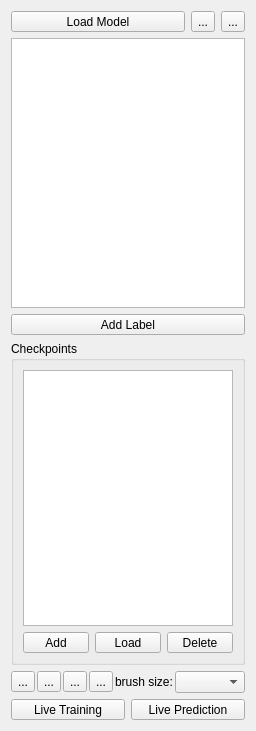
<?xml version="1.0" encoding="UTF-8"?>
<ui version="4.0">
 <class>containingWidget</class>
 <widget class="QWidget" name="containingWidget">
  <property name="geometry">
   <rect>
    <x>0</x>
    <y>0</y>
    <width>256</width>
    <height>731</height>
   </rect>
  </property>
  <property name="sizePolicy">
   <sizepolicy hsizetype="Preferred" vsizetype="Preferred">
    <horstretch>1</horstretch>
    <verstretch>0</verstretch>
   </sizepolicy>
  </property>
  <property name="minimumSize">
   <size>
    <width>256</width>
    <height>0</height>
   </size>
  </property>
  <property name="baseSize">
   <size>
    <width>0</width>
    <height>0</height>
   </size>
  </property>
  <property name="windowTitle">
   <string>Form</string>
  </property>
  <layout class="QVBoxLayout" name="verticalLayout_9">
   <item>
    <layout class="QVBoxLayout" name="verticalLayout">
     <item>
      <layout class="QHBoxLayout" name="LoadModelLayout">
       <item>
        <widget class="QToolButton" name="addModel">
         <property name="sizePolicy">
          <sizepolicy hsizetype="Expanding" vsizetype="Fixed">
           <horstretch>0</horstretch>
           <verstretch>0</verstretch>
          </sizepolicy>
         </property>
         <property name="text">
          <string>Load Model</string>
         </property>
         <property name="checkable">
          <bool>true</bool>
         </property>
         <property name="toolButtonStyle">
          <enum>Qt::ToolButtonTextBesideIcon</enum>
         </property>
        </widget>
       </item>
       <item>
        <widget class="QToolButton" name="closeModel">
         <property name="enabled">
          <bool>true</bool>
         </property>
         <property name="text">
          <string>...</string>
         </property>
        </widget>
       </item>
       <item>
        <widget class="QToolButton" name="uploadModel">
         <property name="text">
          <string>...</string>
         </property>
        </widget>
       </item>
      </layout>
     </item>
     <item>
      <widget class="LabelListView" name="labelListView">
       <property name="sizePolicy">
        <sizepolicy hsizetype="Minimum" vsizetype="MinimumExpanding">
         <horstretch>0</horstretch>
         <verstretch>0</verstretch>
        </sizepolicy>
       </property>
       <property name="minimumSize">
        <size>
         <width>0</width>
         <height>0</height>
        </size>
       </property>
      </widget>
     </item>
     <item>
      <widget class="QToolButton" name="AddLabelButton">
       <property name="sizePolicy">
        <sizepolicy hsizetype="Expanding" vsizetype="Fixed">
         <horstretch>0</horstretch>
         <verstretch>0</verstretch>
        </sizepolicy>
       </property>
       <property name="styleSheet">
        <string notr="true"/>
       </property>
       <property name="text">
        <string>Add Label</string>
       </property>
       <property name="icon">
        <iconset>
         <normaloff>../../shell/gui/icons/16x16/actions/list-add.png</normaloff>../../shell/gui/icons/16x16/actions/list-add.png</iconset>
       </property>
       <property name="toolButtonStyle">
        <enum>Qt::ToolButtonTextBesideIcon</enum>
       </property>
      </widget>
     </item>
    </layout>
   </item>
   <item>
    <widget class="QGroupBox" name="checkpoints">
     <property name="title">
      <string>Checkpoints</string>
     </property>
     <layout class="QVBoxLayout" name="verticalLayout_5">
      <item>
       <layout class="QVBoxLayout" name="verticalLayout_4">
        <item>
         <widget class="QListView" name="checkpointList"/>
        </item>
        <item>
         <layout class="QHBoxLayout" name="horizontalLayout_3">
          <item>
           <widget class="QToolButton" name="addCheckpoint">
            <property name="sizePolicy">
             <sizepolicy hsizetype="Expanding" vsizetype="Fixed">
              <horstretch>0</horstretch>
              <verstretch>0</verstretch>
             </sizepolicy>
            </property>
            <property name="text">
             <string>Add</string>
            </property>
           </widget>
          </item>
          <item>
           <widget class="QToolButton" name="loadCheckpoint">
            <property name="sizePolicy">
             <sizepolicy hsizetype="Expanding" vsizetype="Fixed">
              <horstretch>0</horstretch>
              <verstretch>0</verstretch>
             </sizepolicy>
            </property>
            <property name="text">
             <string>Load</string>
            </property>
           </widget>
          </item>
          <item>
           <widget class="QToolButton" name="removeCheckpoint">
            <property name="sizePolicy">
             <sizepolicy hsizetype="Expanding" vsizetype="Fixed">
              <horstretch>0</horstretch>
              <verstretch>0</verstretch>
             </sizepolicy>
            </property>
            <property name="text">
             <string>Delete</string>
            </property>
           </widget>
          </item>
         </layout>
        </item>
       </layout>
      </item>
     </layout>
    </widget>
   </item>
   <item>
    <layout class="QHBoxLayout" name="horizontalLayout">
     <property name="spacing">
      <number>2</number>
     </property>
     <property name="sizeConstraint">
      <enum>QLayout::SetDefaultConstraint</enum>
     </property>
     <item>
      <widget class="QToolButton" name="arrowToolButton">
       <property name="text">
        <string>...</string>
       </property>
      </widget>
     </item>
     <item>
      <widget class="QToolButton" name="paintToolButton">
       <property name="text">
        <string>...</string>
       </property>
      </widget>
     </item>
     <item>
      <widget class="QToolButton" name="eraserToolButton">
       <property name="text">
        <string>...</string>
       </property>
       <property name="autoRaise">
        <bool>false</bool>
       </property>
      </widget>
     </item>
     <item>
      <widget class="QToolButton" name="thresToolButton">
       <property name="text">
        <string>...</string>
       </property>
      </widget>
     </item>
     <item>
      <spacer name="horizontalSpacer_3">
       <property name="orientation">
        <enum>Qt::Horizontal</enum>
       </property>
       <property name="sizeHint" stdset="0">
        <size>
         <width>20</width>
         <height>20</height>
        </size>
       </property>
      </spacer>
     </item>
     <item>
      <widget class="QLabel" name="brushSizeCaption">
       <property name="text">
        <string>brush size:</string>
       </property>
      </widget>
     </item>
     <item>
      <widget class="QComboBox" name="brushSizeComboBox">
       <property name="sizePolicy">
        <sizepolicy hsizetype="Expanding" vsizetype="Fixed">
         <horstretch>0</horstretch>
         <verstretch>0</verstretch>
        </sizepolicy>
       </property>
       <property name="sizeAdjustPolicy">
        <enum>QComboBox::AdjustToContents</enum>
       </property>
      </widget>
     </item>
    </layout>
   </item>
   <item>
    <layout class="QHBoxLayout" name="horizontalLayout_2">
     <item>
      <widget class="QToolButton" name="liveTraining">
       <property name="sizePolicy">
        <sizepolicy hsizetype="Expanding" vsizetype="Fixed">
         <horstretch>0</horstretch>
         <verstretch>0</verstretch>
        </sizepolicy>
       </property>
       <property name="text">
        <string>Live Training</string>
       </property>
       <property name="checkable">
        <bool>true</bool>
       </property>
      </widget>
     </item>
     <item>
      <widget class="QToolButton" name="livePrediction">
       <property name="sizePolicy">
        <sizepolicy hsizetype="Expanding" vsizetype="Fixed">
         <horstretch>0</horstretch>
         <verstretch>0</verstretch>
        </sizepolicy>
       </property>
       <property name="text">
        <string>Live Prediction</string>
       </property>
       <property name="checkable">
        <bool>true</bool>
       </property>
       <property name="toolButtonStyle">
        <enum>Qt::ToolButtonTextBesideIcon</enum>
       </property>
      </widget>
     </item>
    </layout>
   </item>
  </layout>
 </widget>
 <customwidgets>
  <customwidget>
   <class>LabelListView</class>
   <extends>QTableView</extends>
   <header>ilastik.widgets.labelListView</header>
  </customwidget>
 </customwidgets>
 <resources/>
 <connections/>
</ui>
